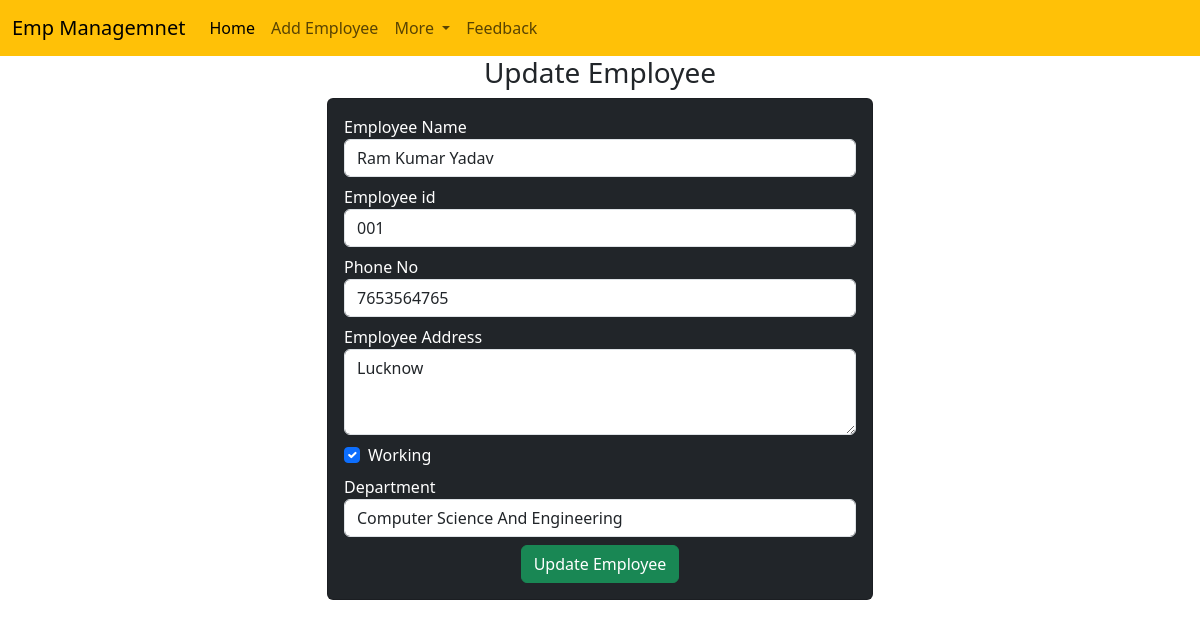
/update-emp/1, run on the app's committed database.
### empApp/models.py (models this page shows)
class Emp(models.Model):
    name=models.CharField(max_length=200)
    emp_id=models.CharField(max_length=200)
    phone=models.CharField(max_length=10)
    address=models.CharField(max_length=200)
    working=models.BooleanField(default=True)
    department=models.CharField(max_length=50)

### Employee_Management/views.py (the view)
# urls.py: path('update-emp/<int:emp_id>',views.update_emp),
def update_emp(request,emp_id):
    emp=Emp.objects.get(pk=emp_id)
    return render(request,'update_emp.html',{'emp':emp})

### templates/update_emp.html (shortened to what this page needs)
<!doctype html>
<html lang="en">
<head>
    <link href="https://cdn.jsdelivr.net/npm/bootstrap@5.3.0-alpha3/dist/css/bootstrap.min.css" rel="stylesheet"
>
</head>
<body>
    {% include 'navbar.html' %}
    <h3 class="text-center">Update Employee</h3>
    <div class="container">
        <div class="row">
            <div class="col-md-6 offset-3">
                <div class="card bg-dark text-white">
                    <div class="card-body">
                        <form action="/do-update-emp/{{emp.id}}" method="POST">
                            <div class="mb-2">
                                <label for="name">Employee Name</label>
                                <input id="name" type="text" class="form-control" placeholder="Enter emp name" name="emp_name" value="{{emp.name}}">
                            </div>
                            <div class="mb-2">
                                <label for="id">Employee id</label>
                                <input id="id" type="text" class="form-control" placeholder="Enter emp id" name="emp_id" value="{{emp.emp_id}}">
                            </div>
                            <div class="mb-2">
                                <label for="phone">Phone No</label>
                                <input id="phone" type="text" class="form-control" placeholder="Enter emp phone" name="emp_phone" value="{{emp.phone}}">
                            </div>
                            <div class="mb-2">
                                <label for="address">Employee Address</label>
                                <textarea name="emp_address" id="address" rows="3" class="form-control">{{emp.address}}</textarea>
                            </div>
                            <div class="mb-2 form-check">
                                <label for="working">Working</label>
                                <input {% if emp.working %} checked {% endif %} id="working" type="checkbox" class="form-check-input" name="emp_working" value="{{emp.working}}">
                            </div>
                            <div class="mb-2">
                                <label for="department">Department</label>
                                <select value="{{emp.department}}" name="emp_department" id="department" class="form-control">
                                    <option value="CSE">Computer Science And Engineering</option>
                                </select>
                            </div>
                            <div class="container text-center">
                                <button class="btn btn-success">
                                    Update Employee
                                </button>
                            </div>
                        </form>
                    </div>
                </div>
            </div>
        </div>
    </div>
</body>
</html>

### data on the page
Emp: emp_name "Ram Kumar Yadav", emp_id "001", emp_phone "7653564765", emp_address "Lucknow", working "☑", emp_department "Computer Science And Engineering"
